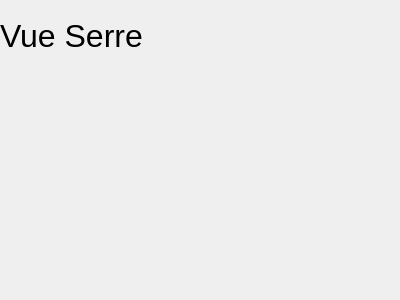
<?xml version="1.0" encoding="UTF-8"?>
<ui version="4.0">
 <class>VueSerre</class>
 <widget class="QWidget" name="VueSerre">
  <property name="geometry">
   <rect>
    <x>0</x>
    <y>0</y>
    <width>400</width>
    <height>300</height>
   </rect>
  </property>
  <property name="windowTitle">
   <string>VueSerre</string>
  </property>
  <widget class="QLabel" name="label">
   <property name="geometry">
    <rect>
     <x>0</x>
     <y>0</y>
     <width>171</width>
     <height>71</height>
    </rect>
   </property>
   <property name="font">
    <font>
     <pointsize>24</pointsize>
    </font>
   </property>
   <property name="text">
    <string>Vue Serre</string>
   </property>
  </widget>
 </widget>
 <resources/>
 <connections/>
</ui>
